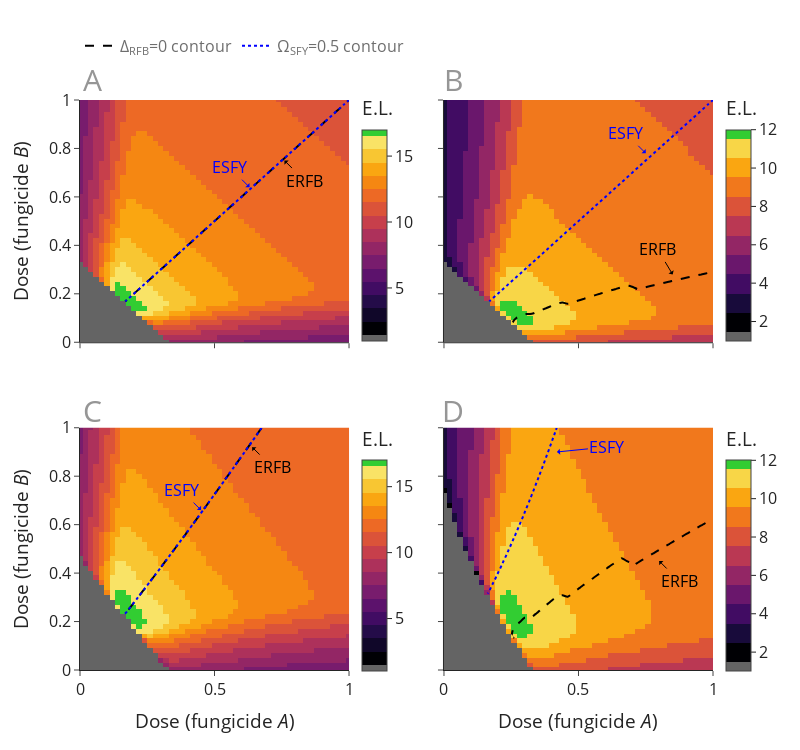

Source (notebook cell):
### Markdown cell above
# Now plot

### Code cell
DoseSpaceScenariosPlot(data_SS, data_SD, data_DS, data_DD, conf_str_img)
